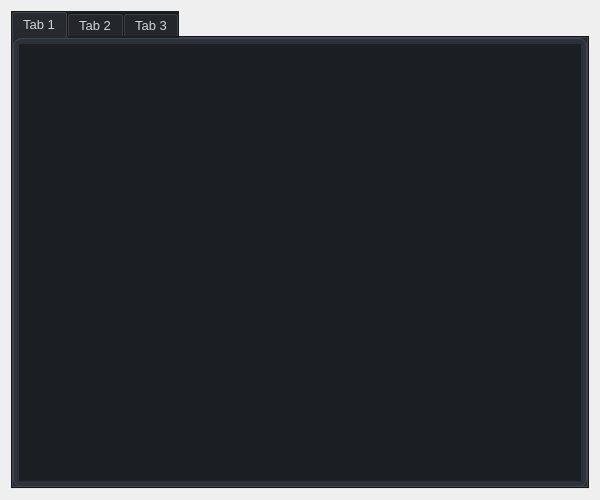
<?xml version="1.0" encoding="UTF-8"?>
<ui version="4.0">
 <class>MainWidget</class>
 <widget class="QWidget" name="MainWidget">
  <property name="geometry">
   <rect>
    <x>0</x>
    <y>0</y>
    <width>600</width>
    <height>500</height>
   </rect>
  </property>
  <property name="windowTitle">
   <string>MainWidget</string>
  </property>
  <layout class="QVBoxLayout" name="verticalLayout">
   <item>
    <widget class="QTabWidget" name="tabWidget">
     <property name="styleSheet">
      <string notr="true">/* ============================================================
   1. 전역 스타일 및 배경 설정
   ============================================================ */
QWidget {
    background-color: #1b1e23;
    color: #d1d5db;
    font-family: &quot;Segoe UI&quot;, &quot;Malgun Gothic&quot;, sans-serif;
    font-size: 13px;
}

/* ============================================================
   2. 컨테이너 (GroupBox &amp; QFrame 카드 디자인)
   ============================================================ */
QGroupBox {
    background-color: #242930;
    border: 1px solid #323842;
    border-radius: 10px;
    margin-top: 25px;
    font-weight: bold;
}

QGroupBox::title {
    subcontrol-origin: margin;
    subcontrol-position: top left;
    left: 10px;
    padding: 0 10px;
    color: #00f2ff;
}

QFrame {
    background-color: #2c313a;
    border: 1px solid #3e4451;
    border-radius: 8px;
    padding: 5px;
}

QFrame:hover {
    border: 1px solid #26c6da;
    background-color: #353b45;
}

/* ============================================================
   3. 일반 버튼 디자인
   ============================================================ */
QPushButton {
    background-color: #313742;
    border: 1px solid #3e4551;
    border-radius: 6px;
    padding: 10px;
    font-weight: 600;
    color: #eceff1;
}

QPushButton:hover {
    background-color: #3a4250;
    border: 1px solid #00f2ff;
    color: #ffffff;
}

QPushButton:pressed {
    background-color: #00f2ff;
    color: #1b1e23;
}

/* 방향키 전용 (Object Name이 pPB로 시작) */
QPushButton[objectName^=&quot;pPB&quot;] {
    background-color: #2c323d;
    font-size: 16px;
}

/* ============================================================
   4. 특수 버튼 (START &amp; STOP)
   ============================================================ */
#btnStartNavi {
    background-color: #26c6da !important;
    color: #1b1e23 !important;
    border: 2px solid #00f2ff !important;
    font-size: 14px;
    font-weight: 800;
}

#btnStartNavi:hover {
    background-color: #33e0f5 !important;
    border: 2px solid #ffffff !important;
}

#pPBStop {
    background-color: #3d2b2e;
    border: 1px solid #ff4d4d;
    color: #ff4d4d;
}

/* ============================================================
   5. 라벨 스타일 (일반 및 데이터 수치)
   ============================================================ */
/* [추가] 일반 라벨: 제목용 (로봇, 목적지, 충전소 등) */
QLabel {
    qproperty-alignment: 'AlignCenter'; 
    font-weight: bold;
    color: #90a4ae; 
    margin-bottom: 5px;
    background-color: transparent;
}

/* [유지] 데이터 수치 라벨 강조 (전압, 배터리 수치 등) */
QLabel[objectName$=&quot;Value&quot;] {
    color: #00f2ff;
    font-family: &quot;Consolas&quot;, monospace;
    font-size: 16px;
    font-weight: bold;
}

/* ============================================================
   6. 기타 입력 위젯
   ============================================================ */
QComboBox {
    background-color: #1b1e23;
    border: 1px solid #3e4551;
    border-radius: 4px;
    padding: 5px;
    color: #d1d5db;
}

QComboBox::drop-down {
    border: none;
}

QProgressBar {
    background-color: #121417;
    border: 1px solid #323842;
    border-radius: 4px;
    text-align: center;
    color: white;
}

QProgressBar::chunk {
    background-color: qlineargradient(x1:0, y1:0, x2:1, y2:0, 
                      stop:0 #00c6ff, stop:1 #00f2ff);
    border-radius: 3px;
}

QCheckBox::indicator {
    width: 18px;
    height: 18px;
    border-radius: 4px;
    border: 1px solid #3e4551;
}

QCheckBox::indicator:checked {
    background-color: #00f2ff;
    border: 1px solid #00f2ff;
}</string>
     </property>
     <property name="currentIndex">
      <number>0</number>
     </property>
     <widget class="QWidget" name="pTab1">
      <attribute name="title">
       <string>Tab 1</string>
      </attribute>
     </widget>
     <widget class="QWidget" name="pTab2">
      <attribute name="title">
       <string>Tab 2</string>
      </attribute>
     </widget>
     <widget class="QWidget" name="pTab3">
      <attribute name="title">
       <string>Tab 3</string>
      </attribute>
     </widget>
    </widget>
   </item>
  </layout>
 </widget>
 <resources/>
 <connections/>
</ui>
